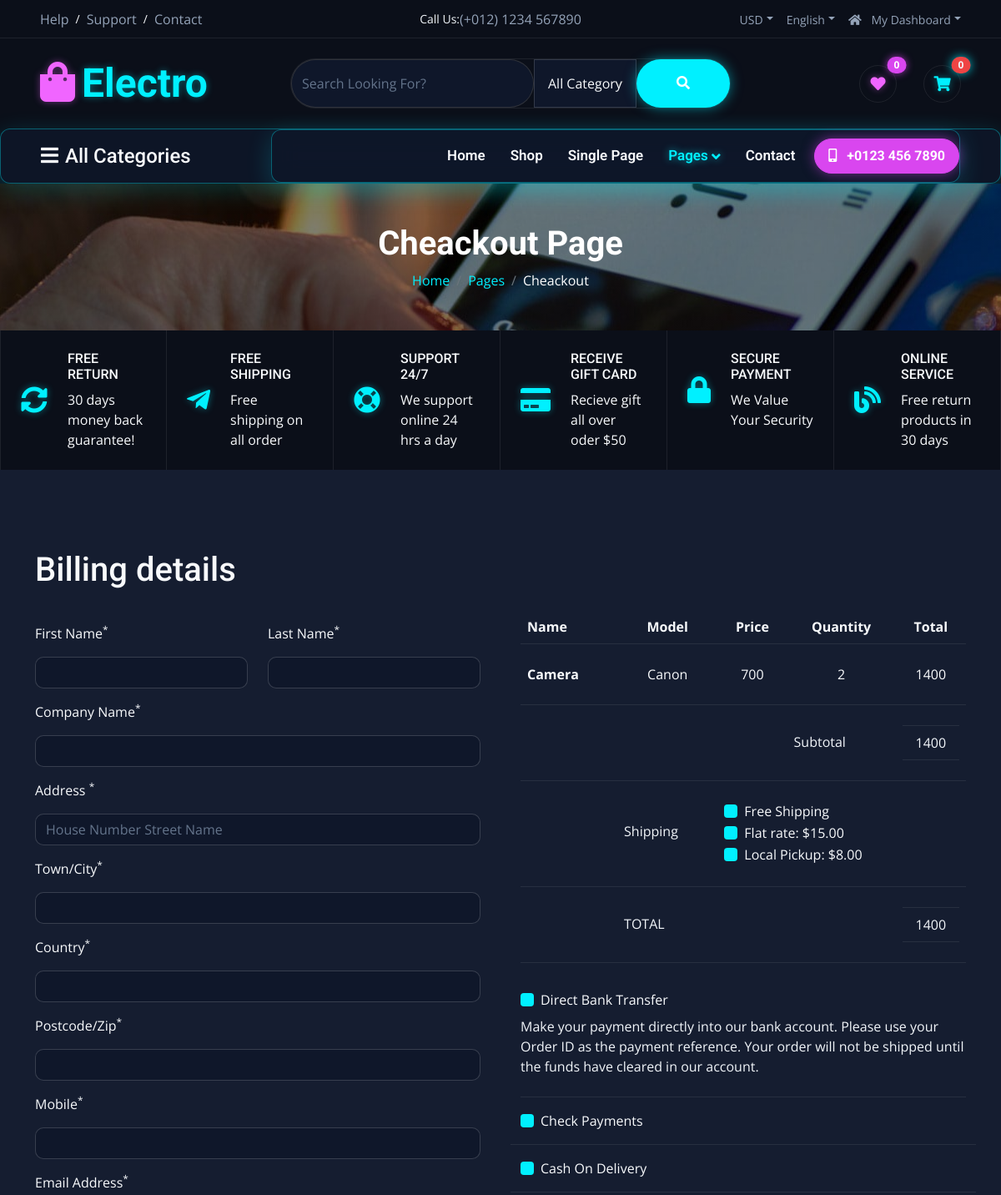
Before: /cheackout (signed in, upper part) with the older database file.
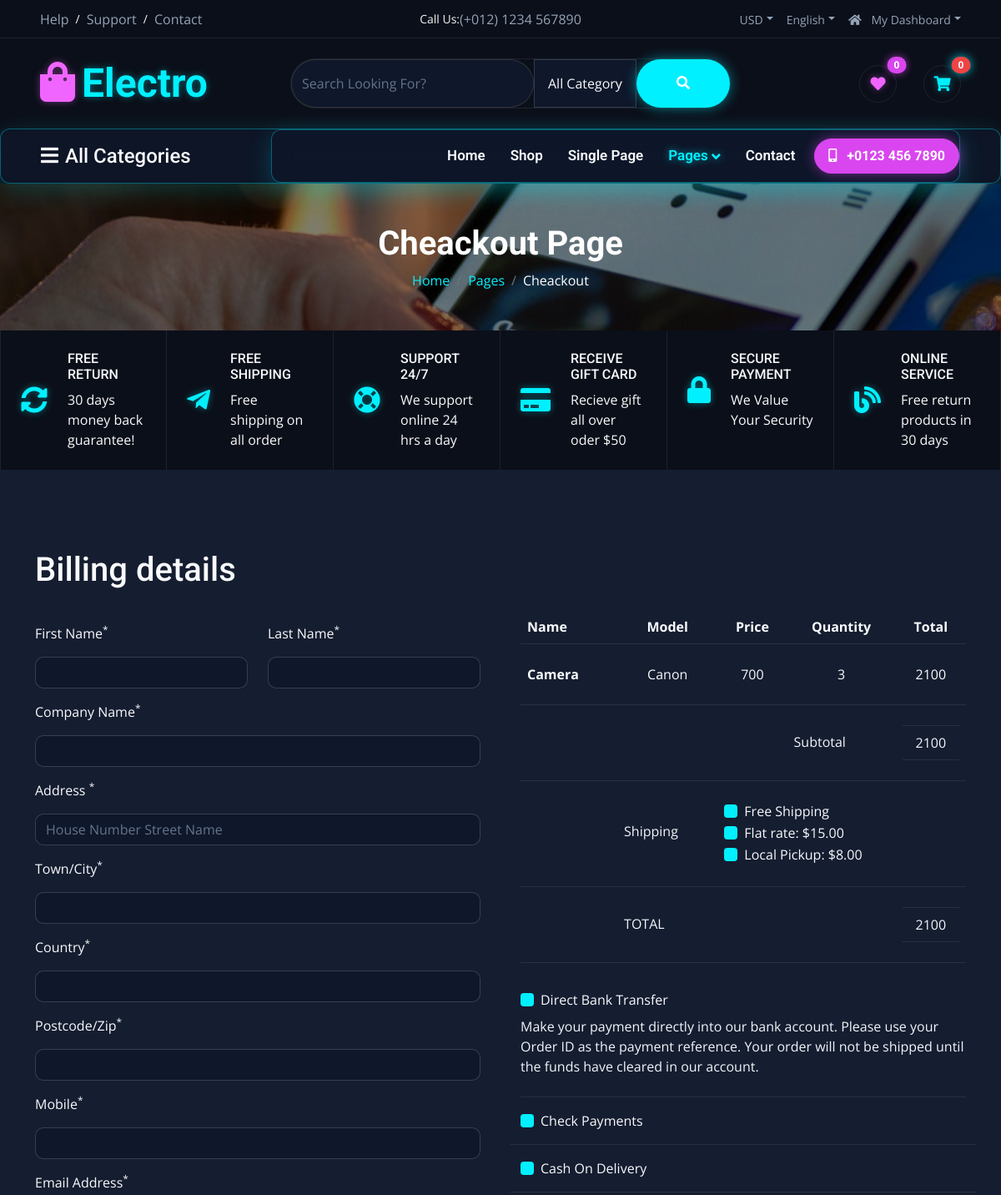
After: the same page with the newer database file.
### app/models.py (models this page shows, shortened)
class CartItem(models.Model):
    cart = models.ForeignKey(Cart, on_delete=models.CASCADE)
    product = models.ForeignKey(Product, on_delete=models.CASCADE)
    quantity = models.IntegerField(default=1)

class Product(models.Model):
    name=models.CharField(max_length=100)
    price=models.IntegerField()
    image=models.ImageField(upload_to='product_image')
    brand=models.CharField(max_length=100)
    category=models.ForeignKey(Category, on_delete=models.CASCADE, blank=True, null=True)

### app/views.py (the view, shortened to what this page needs)
# urls.py: path('cheackout', views.cheackout, name='cheackout'),
def cheackout(request):
    items = CartItem.objects.all()
    subtotal = 0
    for i in items:
        i.subtotal = i.product.price * i.quantity
        subtotal += i.subtotal
    total = subtotal
    client = razorpay.Client(
        auth=(settings.RAZORPAY_KEY_ID, settings.RAZORPAY_KEY_SECRET)
    )
    payment = client.order.create({
        'amount': int(total * 100),  # Razorpay accepts paisa
        'currency': 'INR',
        'payment_capture': '1'
    })
    context = {
        'items': items,
        'subtotal': subtotal,
        'total': total,
        'order_id': payment['id'],
        'razorpay_key': settings.RAZORPAY_KEY_ID,
    }
    return render(request, 'cheackout.html', context)

### app/context_processors.py (called while the page is built)
def categories(request):
    return {
        'categories': Category.objects.all()
    }

def cart_context(request):
    cart_count = 0
    wishlist_count = Wishlist.objects.count()
    user_id = request.session.get('user_id')
    if user_id:
        user = Register.objects.filter(id=user_id).first()
        if user:
            cart = Cart.objects.filter(user=user).first()
            if cart:
                cart_items = CartItem.objects.filter(cart=cart)
                cart_count = sum(item.quantity for item in cart_items)
    else:
        cart_items = CartItem.objects.all()
        cart_count = sum(item.quantity for item in cart_items) if cart_items.exists() else 0
    return {
        'cart_count': cart_count,
        'wishlist_count': wishlist_count,
    }

### app/templates/cheackout.html (shortened to what the changed rows need)
{% load static %}
<!DOCTYPE html>
<html lang="en">
<head>
    <link rel="stylesheet" href="https://use.fontawesome.com/releases/v5.15.4/css/all.css" />
    <link href="https://cdn.jsdelivr.net/npm/bootstrap-icons@1.4.1/font/bootstrap-icons.css" rel="stylesheet">
    <link href="static/lib/animate/animate.min.css" rel="stylesheet">
    <link href="static/lib/owlcarousel/assets/owl.carousel.min.css" rel="stylesheet">
    <link href="static/css/bootstrap.min.css" rel="stylesheet">
    <link href="static/css/style.css" rel="stylesheet">
</head>
<body>
    <div class="container-fluid px-5 py-4 d-none d-lg-block">
        <div class="row gx-0 align-items-center text-center">
            <div class="col-md-4 col-lg-3 text-center text-lg-start">
                <div class="d-inline-flex align-items-center">
                    <a href="" class="navbar-brand p-0">
                        <h1 class="display-5 text-primary m-0"><i
                                class="fas fa-shopping-bag text-secondary me-2"></i>Electro</h1>
                    </a>
                </div>
            </div>
        </div>
    </div>
    <div class="container-fluid page-header py-5">
        <h1 class="text-center text-white display-6 wow fadeInUp" data-wow-delay="0.1s">Cheackout Page</h1>
    </div>
    <form method="POST">
    <div class="container-fluid bg-light overflow-hidden py-5">
        <div class="container py-5">
            <h1 class="mb-4 wow fadeInUp" data-wow-delay="0.1s">Billing details</h1>
                <div class="row g-5">
                    <div class="col-md-12 col-lg-6 col-xl-6 wow fadeInUp" data-wow-delay="0.3s">
                        <div class="table-responsive">
                            <table class="table">
                                <thead>
                                    <tr class="text-center">
                                        <th scope="col" class="text-start">Name</th>
                                        <th scope="col">Model</th>
                                        <th scope="col">Price</th>
                                        <th scope="col">Quantity</th>
                                        <th scope="col">Total</th>
                                    </tr>
                                </thead>
                                <tbody>
                                    {% for i in items %}
                                    <tr class="text-center">
                                        <th scope="row" class="text-start py-4">
                                            {{i.product.name}}
                                        </th>
                                        <td class="py-4">{{i.product.brand}}</td>
                                        <td class="py-4">{{i.product.price}}</td>
                                        <td class="py-4 text-center">{{i.quantity}}</td>
                                        <td class="py-4">{{i.subtotal}}</td>
                                    </tr>
                                     {% endfor%}
                                    <tr>
                                        <th scope="row">
                                        </th>
                                        <td class="py-4">
                                            <div class="py-2 text-center border-bottom border-top">
                                                <p class="mb-0 text-dark">{{total}}</p>
                                            </div>
                                        </td>
                                    </tr>
                                    <tr>
                                        <th scope="row">
                                        </th>
                                    </tr>
                                    <tr>
                                        <th scope="row">
                                        </th>
                                        <td class="py-4">
                                            <div class="py-2 text-center border-bottom border-top">
                                                <p class="mb-0 text-dark">{{total}}</p>
                                            </div>
                                        </td>
                                    </tr>
                                </tbody>
                            </table>
                        </div>
                    </div>
                </div>
            </form>
</body>
</html>

Changed rows visible on the page:
changed CartItem "Camera": quantity "2" → "3"; subtotal "1400" → "2100"
Other visible differences:
{{ total }}: "1400" → "2100"
